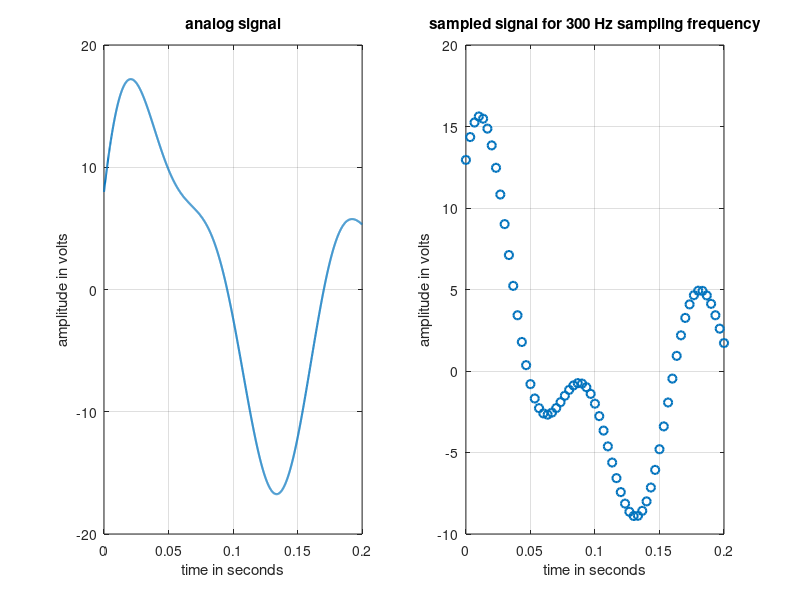
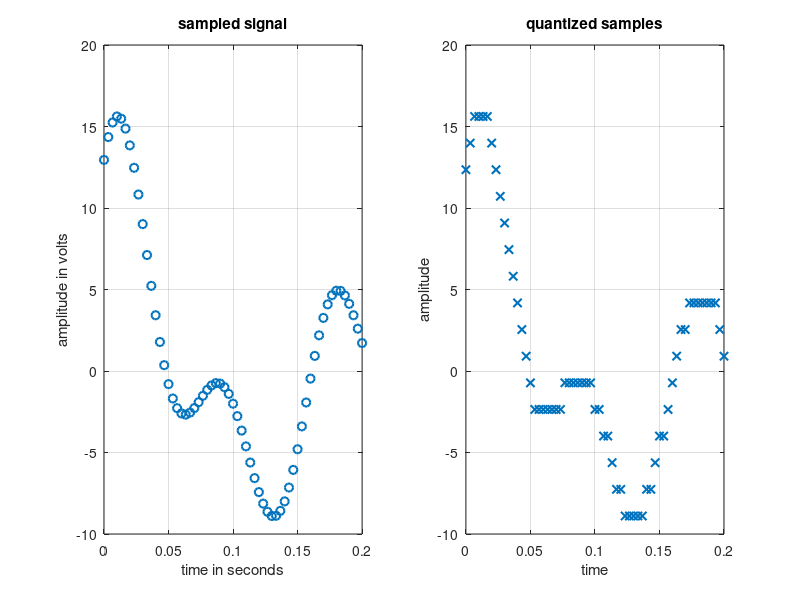

Write MATLAB code to recreate these figures, in order.
%20-42954-1
clc
clear all
close all
A= 2;
B= 0;
C= 4;
D= 2;
E= 9;
F= 5;
G= 4;
H= 1;

a1= F+1;
a2= F+3;
a3= F+2;
a4= F+4;

f1= G+5;
f2= G+7;
f3= G+1;
f4= G+2;

time_duration = 0.2;

%Analog-like signal's representation
%Analog signal generation is not possible in MATLAB
a = [a1 a2 a3 a4]; % amplitude array for composite signal
f = [f1 f2 f3 f4]; % frequency array for composite signal
analog_t = 0:0.0001:time_duration;
analog_sig = a(1)*sin(2*pi*f(1)*analog_t) + a(2)*cos(2*pi*f(2)*analog_t) + a(3)*sin(2*pi*f(3)*analog_t)+ a(4)*sin(2*pi*f(4)*analog_t);
figure
subplot(1,2,1)
plot(analog_t, analog_sig,'linewidth',1.5)
grid on
xlabel('time in seconds')
ylabel('amplitude in volts')
title('analog signal')

%%Sampling Frequency
fs = 300;
ts = 1/fs;

%%Sampling
samp_t = 0:1/fs:time_duration;
samp_sig = a(1)*sin(2*pi*f(1)*samp_t) + a(2)*cos(2*pi*f(2)*samp_t) + a(3)*sin(2*pi*f(3)*samp_t + pi/4);
subplot(1,2,2)
plot(samp_t, samp_sig,'o','linewidth',1.5)
grid on
xlabel('time in seconds')
ylabel('amplitude in volts')
title(['sampled signal for ',num2str(fs),' Hz sampling frequency'])

% Levels for Quantization
L = 16;

%%Quantizing
delta = (max(samp_sig) - min(samp_sig))/(L-1); % step size
quant_sig = min(samp_sig) + round((samp_sig-min(samp_sig))/delta)*delta; % quantized signal
figure
subplot(1,2,1)
plot(samp_t, samp_sig,'o','linewidth',1.5)
grid on
xlabel('time in seconds')
ylabel('amplitude in volts')
title('sampled signal')
subplot(1,2,2)
plot(samp_t, quant_sig,'x','linewidth',1.5);
grid on
xlabel('time')
ylabel('amplitude')
title('quantized samples')

%%Number of Bits/Sample
nb = log2(L)
bandwidth=150;
data_rate=fs*nb% Data Rate Calculation
SNR_thy=6.02*nb+1.76 %6.02*nb+1.76 
SNR=10^(SNR_thy/10)%SNR Calculation
max_cap=bandwidth*log2(1+SNR)

i = round((quant_sig-min(quant_sig))/delta);% index for encoding
dig_data_matrix = dec2bin(i,nb); % encoded binary bits are as a matrix here
dig_data = reshape(dig_data_matrix',1,[]); % encoded binary bits are as an array here
disp(['The index values for encoding from quantization of the sampled signal are: ',num2str(i)])
disp(['The converted bits from the input analog signal are:',num2str(dig_data)])
